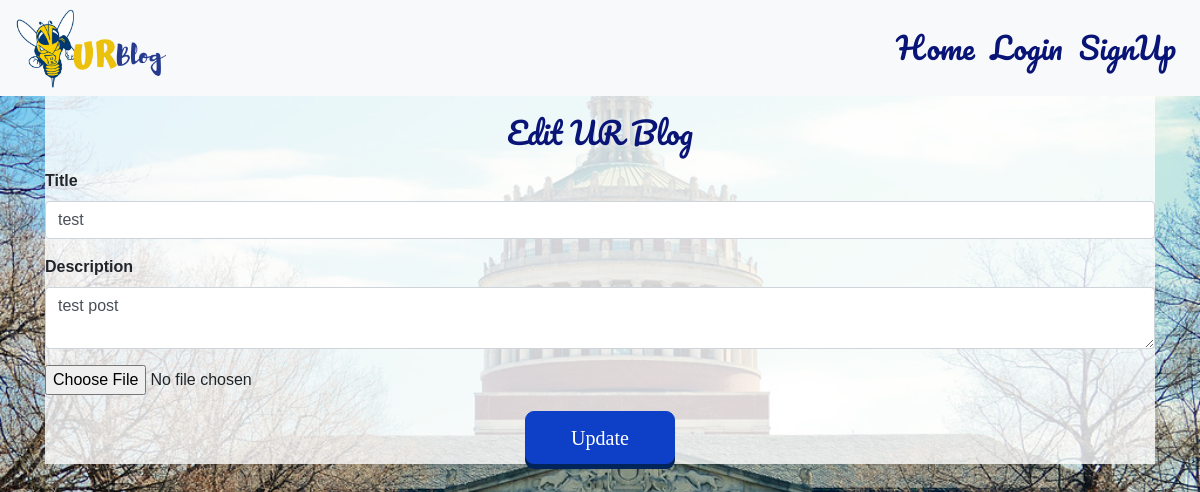
The app's page /EditPost/1, older data.
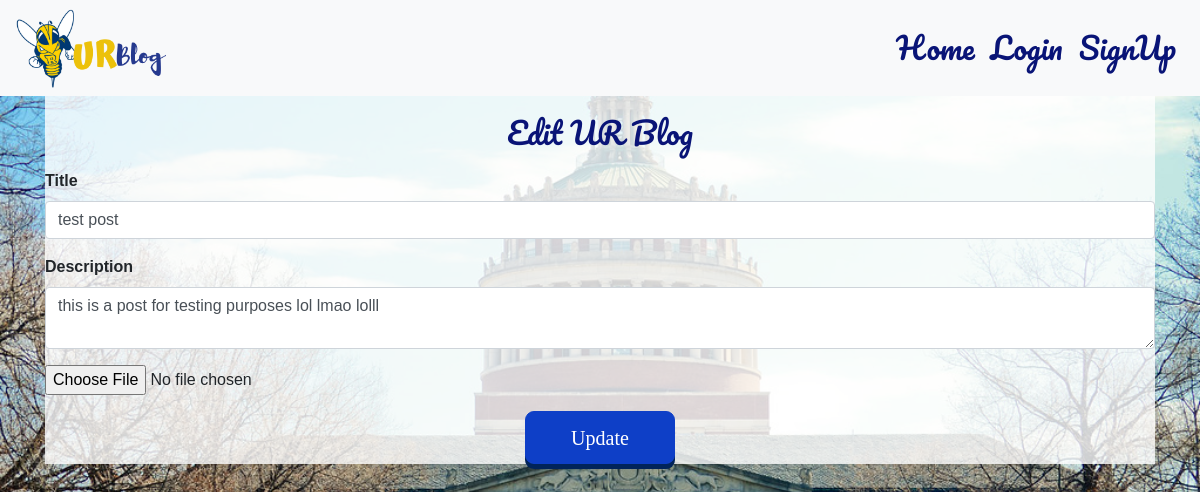
The same page, newer data.
### backend.py (models this page shows)
class Post(db.Model):
    __tablename__ = "Posts"
    id = db.Column(db.Integer, primary_key=True, autoincrement = True)
    title = db.Column(db.String(50), nullable = False)
    description = db.Column(db.String(128))
    time = db.Column(db.DateTime)
    picture = db.Column(db.String(50), nullable = True)
    user_id = db.Column(db.Integer, db.ForeignKey('Users.id'), nullable=False)
    comments = db.relationship('Comment', backref='post_of_comment', lazy=True)

### backend.py (the view)
@app.route("/EditPost/<int:pid>", methods=['GET', 'POST'])
def EditPost(pid):
    form = UpdatePostForm()
    post = Post.query.filter_by(id=pid).first()
    if form.validate_on_submit():
        if form.picture.data:
            picture_file = save_picture(form.picture.data)
            post.picture = picture_file
        post.title = form.title.data
        post.description = form.description.data
        db.session.commit()
        flash('Your post has been updated!', 'success')
        return redirect(url_for('view_post', pid=pid))
    elif request.method == 'GET':
        form.title.data = post.title
        form.description.data = post.description
    logged_in = checklogin()
    return render_template("EditPost.html", form=form, logged_in=logged_in, post=post)

### backend.py
class UpdatePostForm(FlaskForm):
    title = StringField("Title", validators=[InputRequired()])
    description = TextAreaField("Description", validators=[InputRequired()])
    picture = FileField('Picture', validators=[FileAllowed(['jpg', 'png'])])
    submit = SubmitField("Update")

### backend.py (called while the page is built)
def checklogin():
    if current_user.is_authenticated:
        return True
    else:
        return False

### templates/EditPost.html (shortened to what this page needs)
{% import "bootstrap/wtf.html" as wtf %}
{%  extends "Header.html" %}
{% block content %}
    <html>
        <body class="body-create">
            <div class="container">
                    <div id = "create">
                            <form action ="/EditPost/{{post.id}}" method ="Post" id="blogform" enctype="multipart/form-data">
                                <h1 class="header-login-signup" style="text-align: center"> Edit UR Blog</h1>
                                <div class="form-group">
                                    {{wtf.form_field(form.title)}}
                                </div>
                                <div class="form-group">
                                    {{wtf.form_field(form.description)}}
                                </div>
                                <div class = "form-group">
                                    {{form.picture}}
                                </div>
                                <div>
                                    {{wtf.form_field(form.submit, class ="btn btn-light btn-block btn-lg", id = "startBtn")}}
                                </div>
                            </form>
                    </div>
            </div>
        </body>
    </html>
    {% endblock %}

Row changes from the older to the newer data that the page shows:
changed Post "test post": title "test" → "test post"; description "test post" → "this is a post for testing purposes lol lmao lolll"
